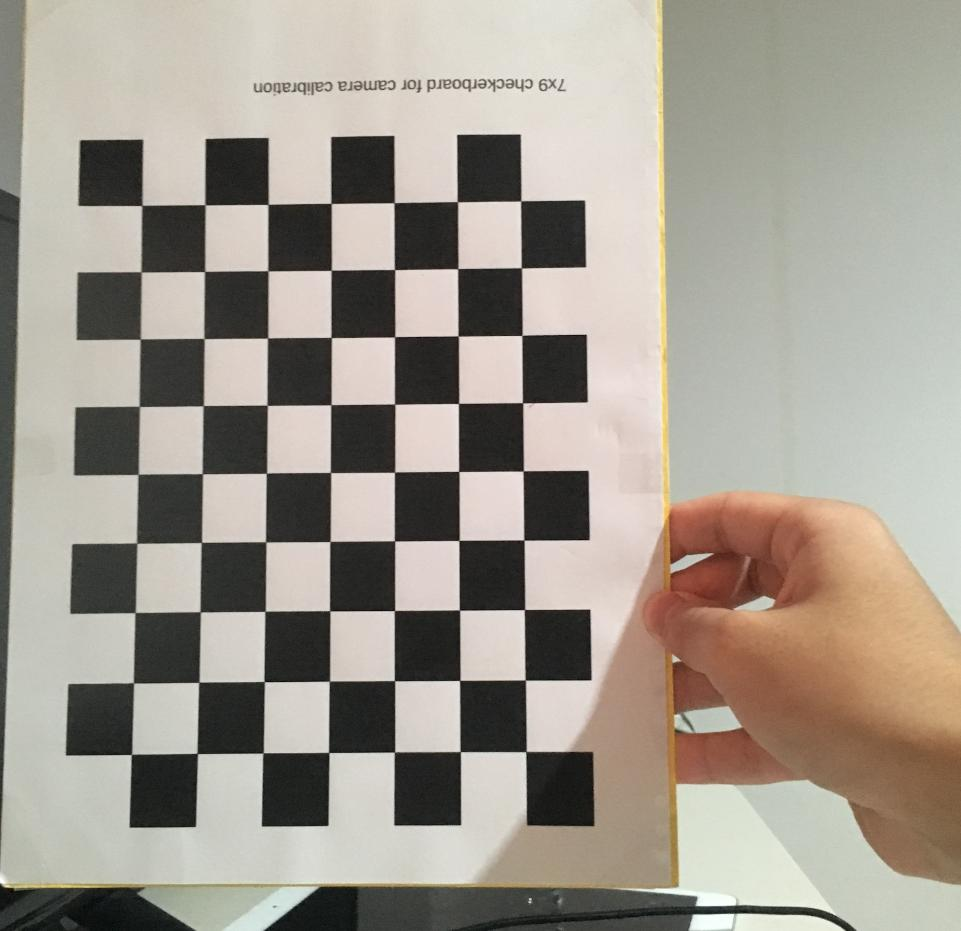
#> input picture calibration_images/02.jpg, 961 x 931 px; its folder holds only this picture in this run
$ jupyter execute --allow-errors calibration_comparison.ipynb   (shell and % lines are left out)
#> lines starting #> are read from the running program, lines starting #| are printed output that depends on the picture; long printed decimals are rounded
### src/homography.py
import cv2
import numpy as np
import os

# [30 lines left out: function compute_homography, not called in this run]


def estimate_overall_camera_matrix(homographies, image_size):
    """
    Estimates the overall intrinsic camera matrix from a set of homographies between images.

    This function uses a set of homographies relating various images to estimate the intrinsic parameters of the camera. These parameters include focal lengths, the principal point, and the skewness of the camera. The function is based on the method of Zhang for camera calibration.

    Parameters:
    homographies (list of numpy.ndarray): A list of 3x3 homography matrices between the images.
    image_size (tuple): The size of the image in pixels, represented as (width, height).

    Returns:
    numpy.ndarray: The estimated 3x3 intrinsic camera matrix, K. This matrix includes the focal lengths along the x and y axes, the coordinates of the principal point, and the skewness coefficient as its elements.

    Notes:
    - The function is designed to work with at least two homographies for a reliable estimation. If only one homography is provided, the function assumes certain parameters (like principal point coordinates) based on the image size.
    - It is assumed that the skewness of the camera is zero and that pixels are square for the simplicity of calculation.
    - If exactly two homographies are provided, an additional equation is used to handle the degenerate case.
    """
    # [6 lines left out: function vij, not called in this run]

    n = len(homographies)  # Number of images

    V = []
    for H in homographies:
        V.append(vij(H, 0, 1))
        V.append(vij(H, 0, 0) - vij(H, 1, 1))

    if n == 2:
        V.append([0, 1, 0, 0, 0, 0])

    V = np.array(V)
    U, S, Vt = np.linalg.svd(V)
    b = Vt[-1]

    if n == 1:
        # Only two parameters solvable, if n = 1
        # Assumption: u0 and v0 are known (e.g. image center)
        v0, u0 = image_size[0] / 2, image_size[1] / 2
        K = np.array([[b[0], 0, u0], [0, b[1], v0], [0, 0, 1]])
    else:
        # compute matrix B from b
        B = np.array([[b[0], b[1], b[3]], [b[1], b[2], b[4]], [b[3], b[4], b[5]]])

        v0 = (B[0, 1] * B[0, 2] - B[0, 0] * B[1, 2]) / (B[0, 0] * B[1, 1] - B[0, 1] ** 2)
        lambda_ = B[2, 2] - ((B[0, 2] ** 2 + v0 * (B[0, 1] * B[0, 2] - B[0, 0] * B[1, 2])) / B[0, 0])
        alpha = np.sqrt(lambda_ / B[0, 0])
        beta = np.sqrt(lambda_ * B[0, 0] / (B[0, 0] * B[1, 1] - B[0, 1] ** 2))
        gamma = -B[0, 1] * alpha ** 2 * beta / lambda_
        u0 = gamma * v0 / beta - B[0, 2] * alpha ** 2 / lambda_

        K = np.array([[alpha, 0, u0], [0, beta, v0], [0, 0, 1]])

    return K


# [36 lines left out: function extract_rotation_translation, not called in this run]

# [103 lines that do not run on import are left out]

### src/calibration_comparison.ipynb
# Comparison of developed calibration implementation and OpenCV

## Table of Contens
1. [Helper Functions](#helper-functions)
2. [Calibration Data Extraction](#calibration-data-extraction)
3. [Comparsion](#comparsion)
   1. [Closed Form Solution]()
      1. [Homography](#homography)
      2. [Camera Matrix](#camera-matrix)
      3. [Rotation and Translation Vectors](#rotation-and-translation-vectors)
   2. [Calibration](#calibration)
      1. [Given an initial Guess](#given-an-initial-guess)
      2. [Estimating an initail Guess](#estimating-an-initial-guess)
   3. [Undistortion](#undistortion)
      1. [Original Image Shape](#original-image-shape)
      2. [Resized Image Shape](#resized-image-shape)

[cell 1]
import numpy as np
import cv2 as cv
import os
import camera_model as cm
from mpl_toolkits.mplot3d import Axes3D
from mpl_toolkits.mplot3d.art3d import Poly3DCollection
import matplotlib.pyplot as plt
import time
import homography as hom

# Helper Functions

[cell 2]
# [94 lines left out: functions rot_around_axis, plot_views, not called in this run]

## Calibration Data Extraction
This cell extracts the object points and the image points needed for calibration. For this purpose OpenCVs `cv2.findChessboardCorners()` and `cv2.cornerSubPix` are used, since this semester work focuses on implementing a camera calibration.

[cell 3]
# Checkerboard square size
SQUARE_SIZE = 29 # mm
SQUARE_WIDTH = 9
SQUARE_HIGHT = 6

# termination criteria
criteria = (cv.TERM_CRITERIA_EPS + cv.TERM_CRITERIA_MAX_ITER, 30, 0.001)
# prepare object points, like (0,0,0), (1,0,0), (2,0,0) ....,(6,5,0)
objp = np.zeros((SQUARE_WIDTH*SQUARE_HIGHT,3), np.float32)
objp[:,:2] = np.mgrid[0:SQUARE_WIDTH,0:SQUARE_HIGHT].T.reshape(-1,2)*SQUARE_SIZE
# Arrays to store object points and image points from all the images.
objpoints = [] # 3d point in real world space
imgpoints = [] # 2d points in image plane.

imgs = []

images = os.listdir("../calibration_images/")
for imageIdx, fname in enumerate(images):
	img = cv.imread("../calibration_images/"+fname)
#> img is the input picture: shape (931, 961, 3); mean B, G, R 142.9, 153.3, 160.3
	gray = cv.cvtColor(img, cv.COLOR_BGR2GRAY)
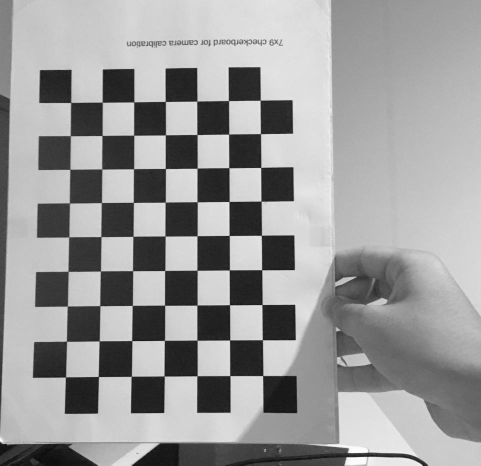
#> gray: shape (931, 961) (shown at 1/2 size); min 4, max 255, mean 154.2
	# Find the chess board corners
	ret, corners = cv.findChessboardCorners(gray, (SQUARE_WIDTH,SQUARE_HIGHT), None)
#> ret = False; corners = None
	# If found, add object points, image points (after refining them)
	if ret == True:
		objpoints.append(objp)
		corners2 = cv.cornerSubPix(gray,corners, (11,11), (-1,-1), criteria)
		imgpoints.append(corners2.reshape(SQUARE_WIDTH*SQUARE_HIGHT,2))
		# Draw and display the corners
		cv.drawChessboardCorners(img, (SQUARE_WIDTH,SQUARE_HIGHT), corners2, ret)
		# convert to RGB
		img = cv.cvtColor(img, cv.COLOR_BGR2RGB)
		imgs.append(img)

imageSize = img.shape[0:2]

# Display the images
fig_image_collage = plt.figure()
fig_image_collage.suptitle("Calibration Images with detected Corners")
cols = 3
rows = int(len(imgs)/3)
if len(imgs)%3 != 0:
	rows += 1

for n in range(0,rows*cols):
	ax = plt.subplot(rows,cols,n+1)
	ax.matshow(imgs[n])

fig_image_collage.tight_layout()
plt.show()

## Comparsion

### Closed From Solution

#### Homography
Comparison of the own implementatoin of the homography calculation and OpenCVs `cv2.findHomography()` implementation.

[cell 4]
print("Starting homography calculation with OpenCV:")
startTime = time.time()
#> (the rest of this cell did not finish here and is left out)

#### Camera Matrix
This section computes the initial camera matrix according to Zhangs closed form solution. The estimated matrixes coherence is evaluated by comparing to the camera matrix calibration result given by OpenCVs `cv2.calibrateCamera()` function.

[cell 5]
print("Starting Camera Matrix Estimation with Own Implementation:")
startTime = time.time()
# Estiamation via closed form solution
homographies = []
for viewIdx in range(0,len(objpoints)):
	homography = hom.compute_homography(objpoints[viewIdx], imgpoints[viewIdx])
	homographies.append(homography)
# set camera matrix
#> (the rest of this cell did not finish here and is left out)

stopTime = time.time()
print(f"Homography calculation took {stopTime-startTime} s.\n")

# opencv ground truth
_, camera_matrix_CV, _, _, _ = cv.calibrateCamera(objpoints, imgpoints, imageSize[::-1], None, None)

print("Overall")
print("Camera Matrix")
print(f"OpenCV final estimation:\n{camera_matrix_CV}")
print(f"OwnImpl init guess:\n{camera_matrix_init}")

### Calibration
#### Given an initial Guess
By giving the optional input parameters to `cv2.calibrateCamera()` and `CameraModel.calibrate()`, the given extrinsics and the initial camera matrix are used as an intial guess for the refinement with the Levenberg-Marquardt Algorithm like described in the documentation. If the results are close to each other, this indicates that the own implementatoin of the Levenberg Marquardt implementation finds the same minumum as the OpenCV implementation.

[cell 6]
# give hard coded camera matrix, rotation vectors and translation vectors
camera_matrix = np.array([[870,0,1000],[0,870,740],[0,0,1]])
r_vecs = [	np.array([-0.0712924812009836,-0.0292175394495124,0.0255851671102674]),
			np.array([0.360041341702118,0.292270489326601,-0.196294514895238]),
			np.array([-0.21685203707621,0.342032686268539,-0.194822354948762]),
			np.array([0.025707900966097,-0.38269109027857,0.0835269020293139]),
			np.array([0.012599678183883,0.455443059959900,-0.121760978578204]),
			np.array([0.675036205672978,0.106074888811669,-0.037364637599321]),
			np.array([-0.49397086677120,0.003248176783629,0.0475662120021422]),
			np.array([0.379321351852082,0.277671281710087,0.151292570222135]),
			np.array([0.514280045619162,-0.33317568201159,0.0553282501422906])]
t_vecs = [	np.array([-133.570266932208,-82.3866893386230,194.908550346452]),
			np.array([-179.746809682451,-15.5208806619914,241.383487460901]),
			np.array([-184.598770979657,-56.4084249094453,269.570942897015]),
			np.array([-18.1421310225256,-70.1671640289872,157.008019895543]),
			np.array([-162.636947702008,-46.6921260076341,228.102404155863]),
			np.array([-122.945298690088,-15.8962246507799,162.422034456029]),
			np.array([-113.146369394761,-125.398395217610,212.631108594461]),
			np.array([-149.250701390887,-72.3823831078885,173.640576462723]),
			np.array([-49.8586717452160,-24.7843164485865,104.292254178919])]

# compare the parameters
# Calibrate with OpenCV
print("Starting calibration with OpenCV:")
startTime = time.time()
#> (the rest of this cell did not finish here and is left out)

#### Estimating an initial Guess
By not giving the optional input parameters to `cv2.calibrateCamera()` and `CameraModel.calibrate()`, the extrinsics and initial camera matrix are estimated according to the Closed Form Solution, described in the documentation.

[cell 7]
r_vecs = None
t_vecs = None
camera_matrix = None
# Calibrate with OpenCV
print("Starting calibration with OpenCV:")
startTime = time.time()
#> (the rest of this cell did not finish here and is left out)

### Undistortion
#### Original Image Shape
In this section a calibration sample image is undistorted with OpenCVs `undistort()` using the coefficients determined by OpenCVs `calibrateCamera()` and using the coefficients determined by the own calibration implementation `CameraModel.calibrate()`. Following the undistortion is performed by the own implementation of the undistortion method found in the CameraModel class `CameraModel.undistortImage()`. If plot b) and plot c) look the same, this would show, that our implementation of the undistortion method works fine. The last plot d) then shows the effects on the undistortion caused by the deviances of the intrinsic camera parameters.

[cell 8]
# Read the image and convert to RGB
img = cv.imread("C:/Program Files/MATLAB/R2022b/toolbox/vision/visiondata/calibration/gopro/"+images[0])
img = cv.cvtColor(img, cv.COLOR_BGR2RGB)

# Undistortion
print("Starting undistortion with OpenCV:")
startTime = time.time()
#> (the rest of this cell did not finish here and is left out)

#### Resized Image Shape
In addition to the previous section, this section demonstrates, that the undistortion function automatically adapts the camera matrix for resized images. Therefore the calibration for a camera object must only be performed once.

[cell 9]
# Read the image and convert to RGB
img = cv.imread("C:/Program Files/MATLAB/R2022b/toolbox/vision/visiondata/calibration/gopro/"+images[0])
img = cv.cvtColor(img, cv.COLOR_BGR2RGB)
img_resized = cv.resize(img,(int(img.shape[1]/2),int(img.shape[1]/4)))
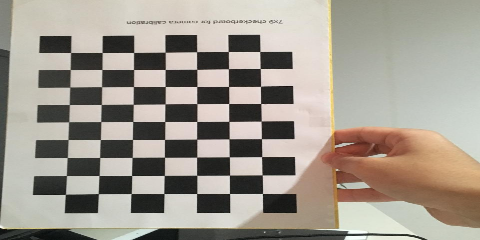
#> img_resized: shape (240, 480, 3); mean R, G, B 160.2, 153.2, 142.8

# Undistortion
#> (the rest of this cell did not finish here and is left out)

$ run again, on calibration_images/gopro04.jpg
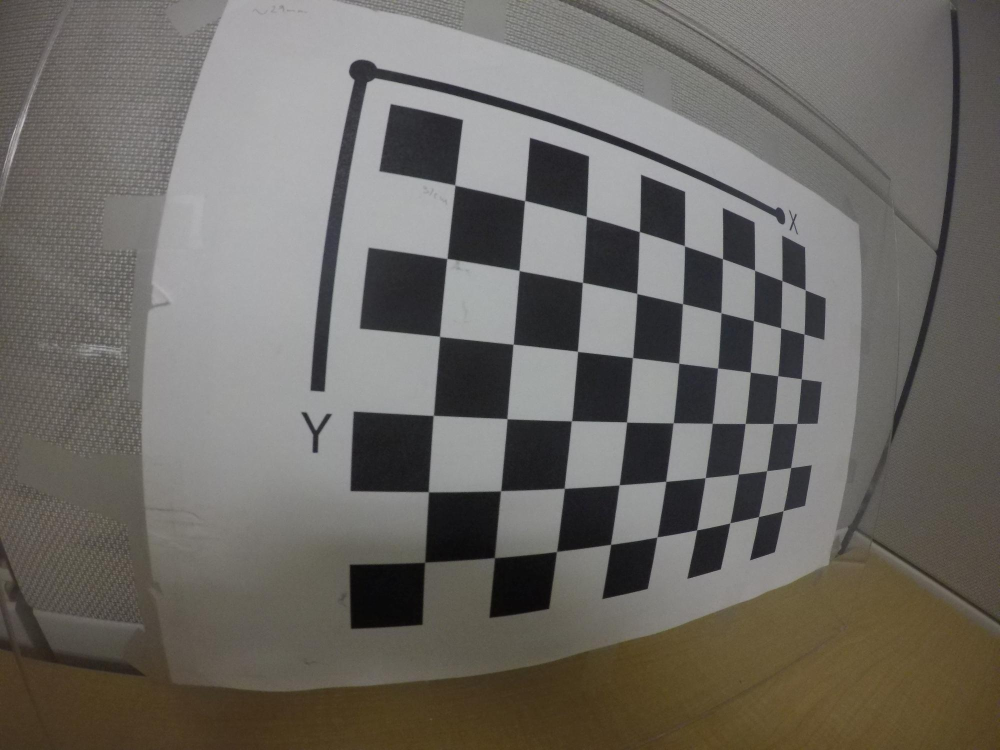
#> input picture calibration_images/gopro04.jpg, 2000 x 1500 px (shown at 1/2 size)
#> img is the input picture: shape (1500, 2000, 3); mean B, G, R 100.1, 105.4, 108.7
#> ret = True; corners = 54 rows, first 8: [910.2, 370.7], [1049.5, 401.8], [1172.4, 431.9], [1279.8, 462.9], [1369.6, 492.6], [1445.3, 517.6], [1509.4, 540.6], [1564.6, 562.1]
#> corners2 = 54 rows, first 8: [910.2, 370.5], [1049.8, 401.6], [1172.9, 433], [1279.3, 463.7], [1369.3, 491.9], [1445.4, 517.8], [1509.6, 540.9], [1564.3, 561.7]
#> `rows = int(len(imgs)/3)`: rows = 0
#> `rows += 1`: rows = 1
#> H_matrix_CV = [[8.6, -0.299, 909.7], [2.95, 5.67, 350.9], [0.00339, 0.000165, 1]]
#> the loop in compute_homography, `for i in range(len(points_src)):` made 54 passes
#> after the loop in compute_homography, `for i in range(len(points_src)):`: A = 108 items
#> in compute_homography, `U, S, Vt = np.linalg.svd(A)`:
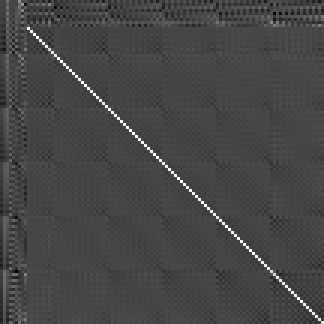
#> U: shape (108, 108) float64 (shown 3 times larger); min -0.373, max 0.972, mean 7.76e-05; drawn with min black and max white
#> in compute_homography, `U, S, Vt = np.linalg.svd(A)`: S = [1921600.2, 645777.7, 4206.6, 1121.3, 431.4, 86.09, 45.36, 2.58, 0.0815]
#> in compute_homography, `H = Vt[-1].reshape(3, 3)`: H = [[0.00886, -0.000398, 0.934], [0.00306, 0.00578, 0.356], [3.53e-06, 1.02e-07, 0.00102]]
#> in compute_homography, `H = H / H[-1, -1]`: H = [[8.66, -0.389, 913.4], [2.99, 5.65, 348.5], [0.00346, 9.95e-05, 1]]
#> H_matrix has the same summary as H in compute_homography
#| OpenCV:
#| [[ 8.59728589e+00 -2.98579498e-01  9.09712222e+02]
#|  [ 2.94520160e+00  5.67196955e+00  3.50899419e+02]
#|  [ 3.39020495e-03  1.65044086e-04  1.00000000e+00]]
#| OwnImpl:
#| [[ 8.66390858e+00 -3.89304099e-01  9.13426782e+02]
#|  [ 2.99467936e+00  5.64970417e+00  3.48460145e+02]
#|  [ 3.45579807e-03  9.95441659e-05  1.00000000e+00]]
#> after the loop `for viewIdx in range(0,len(objpoints)):`: homographies = [[[8.66, -0.389, 913.4], [2.99, 5.65, 348.5], [0.00346, 9.95e-05, 1]]]
#> n = 1
#> the loop in estimate_overall_camera_matrix, `for H in homographies:` made 1 pass
#> after the loop in estimate_overall_camera_matrix, `for H in homographies:`: V = [[-3.37, 47.78, 16.92, -0.000483, 0.0198, 3.44e-07], [74.91, 56.29, -22.95, 0.06, 0.0196, 1.19e-05]]
#> in estimate_overall_camera_matrix, `U, S, Vt = np.linalg.svd(V)`: U = [[0.27, 0.963], [0.963, -0.27]]; S = [99.41, 44.79]; Vt = [[0.716, 0.675, -0.176, 0.000579, 0.000243, 1.17e-07], [-0.524, 0.688, 0.502, -0.000372, 0.000308, -6.46e-08], [0.46, -0.267, 0.847, 5.15e-05, -0.000143, 6.74e-09], [-0.000634, -0.000122, 0.000245, 1, 1.06e-07, -4.34e-11], [5.28e-05, -0.000414, 9.11e-06, -1.25e-07, 1, -2.6e-11], [-1.2e-07, -3.24e-08, 4.73e-08, -4.85e-11, 1.84e-11, 1]]
#> b = [-1.2e-07, -3.24e-08, 4.73e-08, -4.85e-11, 1.84e-11, 1]
#> K = [[-1.2e-07, 0, 1000], [0, -3.24e-08, 750], [0, 0, 1]]
#> camera_matrix_init has the same summary as K in estimate_overall_camera_matrix
#> camera_matrix_CV = [[851.9, 0, 994.9], [0, 851.4, 751.9], [0, 0, 1]]
#| OpenCV final estimation:
#| [[851.865   0.         994.875]
#|  [  0.         851.422 751.901 ]
#|  [  0.           0.           1.        ]]
#| OwnImpl init guess:
#| [[-1.20432200e-07  0.00000000e+00  1.00000000e+03]
#|  [ 0.00000000e+00 -3.24380303e-08  7.50000000e+02]
#|  [ 0.00000000e+00  0.00000000e+00  1.00000000e+00]]
#> RMSErrorCV = 0.373; cameraMatrixCV = [[851.9, 0, 994.9], [0, 851.4, 751.9], [0, 0, 1]]; distortionVecCV = [[-0.248, 0.088, -0.00188, -0.00176, -0.0184]]; rVecsCV = ([0.0336, -0.36, 0.0794],); tVecsCV = ([-16.03, -72.07, 152.9],)
#> the loop in calibrate, `` made 1 pass
#> after the loop in calibrate, ``: length = 54; self.calibrationDataStructure = [54]
#> numViews = 1
#> the loop in calibrate, `` made 1 pass
#> the loop in estimate_overall_camera_matrix (call 2), `for H in homographies:` made 1 pass
#> cameraMatrixInit has the same summary as K in estimate_overall_camera_matrix
#> the loop in extract_rotation_translation, `for H in homographies:` made 1 pass
#> after the loop in extract_rotation_translation, `for H in homographies:`: rotation_vecs = [[-1.22e-10, 8.88e-13, -3.07]]; translations = [[15.98, 275.1, 2.22e-08]]
#> rVecs = [[-1.22e-10, 8.88e-13, -3.07]]; tVecs = [[15.98, 275.1, 2.22e-08]]
#> t_offset = 12
#> the loop in calibrate, `` made 1 pass
#> after the loop in calibrate, ``: parameterVec = [-1.2e-07, -3.24e-08, 1000, 750, 0, 0, 0, 0, 0, -1.22e-10, 8.88e-13, -3.07, 15.98, 275.1, 2.22e-08]
#> undist_imgCV_own_params: shape (1500, 2000, 3); every value is 0
#> `img_resized = cv.resize(img,(int(img.shape[1]/2),int(img.shape[1]/4)))`:
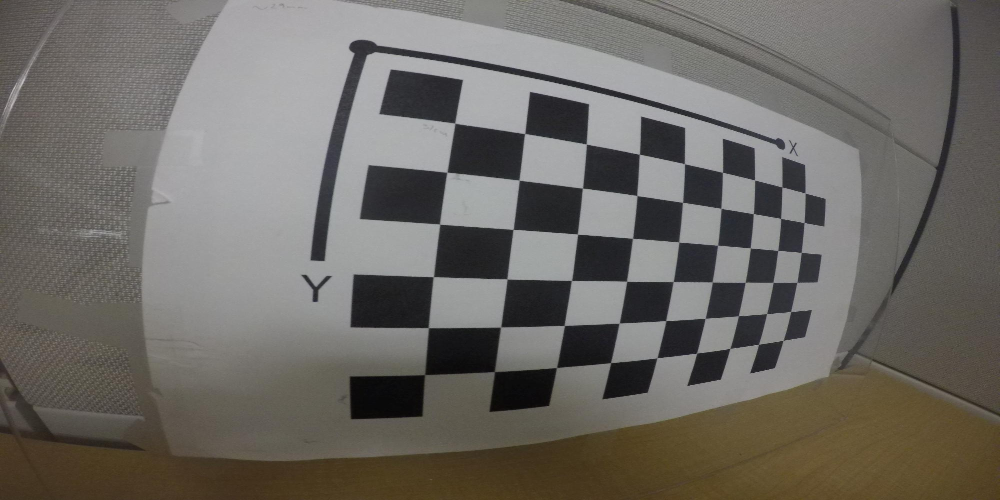
#> img_resized: shape (500, 1000, 3); mean R, G, B 109, 105.6, 100.4
